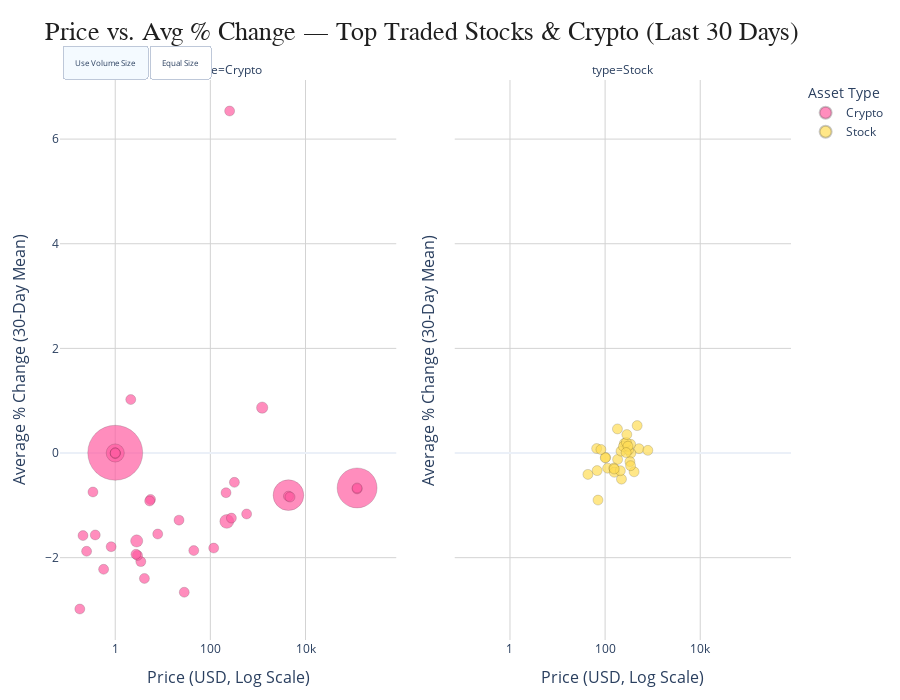

Notebook source saved alongside this figure:
### Code cell
# Enhanced Interactive Bubble Plot
fig = px.scatter(
    agg,
    x="price_usd",
    y="chg_pct",
    size="volume",
    color="type",
    color_discrete_map={
        "Crypto": "#FF5DA2",   
        "Stock":  "#FFDD57"    
    },
    hover_name="name",
    hover_data={
        "symbol": True,
        "price_usd": ":,.2f",
        "chg_pct": ":.2f",
        "volume": ":,.0f",
        "type": False
    },
    facet_col="type",
    facet_col_spacing=0.08,
    title="Price vs. Avg % Change — Top Traded Stocks & Crypto (Last 30 Days)"
)

# --- Improved marker style ---
fig.update_traces(
    marker=dict(
        sizemode="area",
        sizeref=sizeref,
        sizemin=5,
        opacity=0.7,
        line=dict(width=0.7, color="rgba(0,0,0,0.3)")
    ),
    selector=dict(mode="markers")
)

# --- Layout styling ---
fig.update_layout(
    template="plotly_white",
    height=700,
    margin=dict(l=60, r=40, t=80, b=60),
    legend_title_text="Asset Type",
    title=dict(font=dict(size=26, family="Arial", color="#1f1f1f"))
)

# --- Axis styling ---
fig.update_xaxes(
    title="Price (USD, Log Scale)",
    type="log",
    tickfont=dict(size=12),
    titlefont=dict(size=16),
    gridcolor="lightgray"
)

fig.update_yaxes(
    title="Average % Change (30-Day Mean)",
    tickfont=dict(size=12),
    titlefont=dict(size=16),
    gridcolor="lightgray"
)

# INTERACTIVE ELEMENT 2: Marker Size Toggle (Volume vs Equal Size)
fig.update_layout(
    updatemenus=list(fig.layout.updatemenus) + [
        dict(
            type="buttons",
            direction="right",
            x=0,
            y=1,
            xanchor="left",
            yanchor="bottom",
            pad=dict(l=2, r=2, t=2, b=2),  # smaller padding
            font=dict(size=8),           # smaller text
            showactive=True,
            buttons=[
                dict(
                    label="Use Volume Size",
                    method="restyle",
                    args=[{"marker.size": [agg["volume"].values.tolist()] * len(fig.data)}]
                ),
                dict(
                    label="Equal Size",
                    method="restyle",
                    args=[{"marker.size": [[12] * len(agg)] * len(fig.data)}]
                ),
            ]
        )
    ]
)
# INTERACTIVE ELEMENT 3: Hovertemplate Upgrade
fig.update_traces(
    hovertemplate="<b>%{hovertext}</b><br>" +
                  "Symbol: %{customdata[0]}<br>" +
                  "Price: $%{customdata[1]:,.2f}<br>" +
                  "Avg Change: %{customdata[2]:.2f}%<br>" +
                  "Volume: %{customdata[3]:,.0f}<extra></extra>"
)

fig.show()

fig.write_html(
    "price_v_avg_change.html",
    include_plotlyjs="cdn",
    full_html=True
)

### Figure 1 — Plotly figure (JSON) as saved in the notebook; plotly's stock layout.template omitted (floating-point values rounded to 4 significant figures; data arrays with more than 128 entries replaced by an {"elided": "..."} marker saying what was removed)
{"data": [{"customdata": [["usdt", 92841538536916, "Crypto"], ["btc", 49026894326736, "Crypto"], ["eth", 28993418238052, "Crypto"], ["usdc", 10097015509043, "Crypto"], ["sol", 5901111662240, "Crypto"], ["xrp", 4535379270875, "Crypto"], ["bnb", 3915341382830, "Crypto"], ["doge", 2553523756990, "Crypto"], ["bsc-usd", 2503399440670, "Crypto"], ["ada", 1171750130472, "Crypto"], ["sui", 1045506188550, "Crypto"], ["link", 849074775564, "Crypto"], ["ltc", 764307709086, "Crypto"], ["avax", 687330299797, "Crypto"], ["usde", 537161797102, "Crypto"], ["trx", 514389205126, "Crypto"], ["cbbtc", 413432943714, "Crypto"], ["hype", 413294599209, "Crypto"], ["pepe", 412204537970, "Crypto"], ["usdt0", 379337143828, "Crypto"], ["zec", 347311316794, "Crypto"], ["mnt", 334710481481, "Crypto"], ["aave", 312511059274, "Crypto"], ["weth", 291598843844, "Crypto"], ["bgb", 289082678634, "Crypto"], ["wbtc", 284786090957, "Crypto"], ["dot", 272728547897, "Crypto"], ["uni", 260405640684, "Crypto"], ["near", 227241458086, "Crypto"], ["apt", 222059465979, "Crypto"], ["xlm", 219722932332, "Crypto"], ["ena", 212226436676, "Crypto"], ["hbar", 211961308577, "Crypto"], ["wlfi", 208755655027, "Crypto"], ["bch", 203941828531, "Crypto"], ["shib", 173902841151, "Crypto"], ["okb", 156547860161, "Crypto"], ["ton", 145976880087, "Crypto"], ["xmr", 128198517262, "Crypto"], ["wbeth", 110933313270, "Crypto"]], "hovertemplate": "<b>%{hovertext}</b><br>Symbol: %{customdata[0]}<br>Price: $%{customdata[1]:,.2f}<br>Avg Change: %{customdata[2]:.2f}%<br>Volume: %{customdata[3]:,.0f}<extra></extra>", "hovertext": ["Tether", "Bitcoin", "Ethereum", "USDC", "Solana", "XRP", "BNB", "Dogecoin", "Binance Bridged USDT (BNB Smart Chain)", "Cardano", "Sui", "Chainlink", "Litecoin", "Avalanche", "Ethena USDe", "TRON", "Coinbase Wrapped BTC", "Hyperliquid", "Pepe", "USDT0", "Zcash", "Mantle", "Aave", "WETH", "Bitget Token", "Wrapped Bitcoin", "Polkadot", "Uniswap", "NEAR Protocol", "Aptos", "Stellar", "Ethena", "Hedera", "World Liberty Financial", "Bitcoin Cash", "Shiba Inu", "OKB", "Toncoin", "Monero", "Wrapped Beacon ETH"], "legendgroup": "Crypto", "marker": {"color": "#FF5DA2", "line": {"color": "rgba(0,0,0,0.3)", "width": 0.7}, "opacity": 0.7, "size": [92841538536916, 49026894326736, 28993418238052, 10097015509043, 5901111662240, 4535379270875, 3915341382830, 2553523756990, 2503399440670, 1171750130472, 1045506188550, 849074775564, 764307709086, 687330299797, 537161797102, 514389205126, 413432943714, 413294599209, 412204537970, 379337143828, 347311316794, 334710481481, 312511059274, 291598843844, 289082678634, 284786090957, 272728547897, 260405640684, 227241458086, 222059465979, 219722932332, 212226436676, 211961308577, 208755655027, 203941828531, 173902841151, 156547860161, 145976880087, 128198517262, 110933313270], "sizemin": 5, "sizemode": "area", "sizeref": 61380000000.0, "symbol": "circle"}, "mode": "markers", "name": "Crypto", "orientation": "v", "showlegend": true, "type": "scatter", "x": [1, 121580, 4377.0, 1, 221.2, 2.825, 1228.0, 0.25, 1, 0.82, 3.45, 21.9, 117.6, 28.26, 1, 0.34, 121622, 44.77, 0, 1, 253.9, 2.12, 276.7, 4378.0, 5.52, 121600.0, 4.11, 7.82, 2.94, 5.29, 0.38, 0.57, 0.21, 0.18, 578.5, 0, 213.3, 2.73, 320.1, 4724.0], "xaxis": "x", "y": [0.004748, -0.6673, -0.8049, 0.0008893, -1.307, -1.68, 0.8676, -1.878, 0.003121, -1.791, -2.075, -1.283, -1.817, -2.661, -0.01159, -0.7448, -0.6853, -1.864, -1.656, 0.002299, 6.537, 1.022, -1.244, -0.8248, -0.887, -0.6678, -2.397, -1.548, -1.957, -0.9163, -1.566, -2.223, -1.578, -2.981, -1.165, -1.413, -0.7586, -1.935, -0.5601, -0.8401], "yaxis": "y"}, {"customdata": [["NVDA", 234560610000, "Stock"], ["AAPL", 76464320000, "Stock"], ["AMZN", 65416800000, "Stock"], ["Verizon", 30668490000, "Stock"], ["MSFT", 26645633640, "Stock"], ["Cisco", 25473360000, "Stock"], ["NKE", 24053622130, "Stock"], ["Coca-Cola", 20767140000, "Stock"], ["WMT", 20371004760, "Stock"], ["C", 17621512090, "Stock"], ["Merck&amp;Co", 17134196430, "Stock"], ["UnitedHealth", 12937441510, "Stock"], ["J&amp;J", 12348884610, "Stock"], ["Boeing", 12029704090, "Stock"], ["Walt Disney", 11826547280, "Stock"], ["JPMorgan", 11639169850, "Stock"], ["Salesforce Inc", 10533749080, "Stock"], ["P&amp;G", 9484523970, "Stock"], ["CVX", 9295844780, "Stock"], ["Visa A", 8561601050, "Stock"], ["IBM", 7222379880, "Stock"], ["Honeywell", 6139415020, "Stock"], ["Home Depot", 4266546150, "Stock"], ["McDonald’s", 4062354490, "Stock"], ["CAT", 4031068770, "Stock"], ["AMGN", 3751375230, "Stock"], ["American Express", 3689620350, "Stock"], ["3M", 3668208520, "Stock"], ["Goldman Sachs", 2381473490, "Stock"], ["Sherwin-Williams", 2107536120, "Stock"], ["Travelers", 1356758450, "Stock"]], "hovertemplate": "<b>%{hovertext}</b><br>Symbol: %{customdata[0]}<br>Price: $%{customdata[1]:,.2f}<br>Avg Change: %{customdata[2]:.2f}%<br>Volume: %{customdata[3]:,.0f}<extra></extra>", "hovertext": ["NVIDIA", "Apple", "Amazon.com", "Verizon", "Microsoft", "Cisco", "Nike", "Coca-Cola", "Walmart", "Citigroup", "Merck&amp;Co", "UnitedHealth", "J&amp;J", "Boeing", "Walt Disney", "JPMorgan", "Salesforce Inc", "P&amp;G", "Chevron", "Visa A", "IBM", "Honeywell", "Home Depot", "McDonald’s", "Caterpillar", "Amgen", "American Express", "3M", "Goldman Sachs", "Sherwin-Williams", "Travelers"], "legendgroup": "Stock", "marker": {"color": "#FFDD57", "line": {"color": "rgba(0,0,0,0.3)", "width": 0.7}, "opacity": 0.7, "size": [234560610000, 76464320000, 65416800000, 30668490000, 26645633640, 25473360000, 24053622130, 20767140000, 20371004760, 17621512090, 17134196430, 12937441510, 12348884610, 12029704090, 11826547280, 11639169850, 10533749080, 9484523970, 9295844780, 8561601050, 7222379880, 6139415020, 4266546150, 4062354490, 4031068770, 3751375230, 3689620350, 3668208520, 2381473490, 2107536120, 1356758450], "sizemin": 5, "sizemode": "area", "sizeref": 61380000000.0, "symbol": "circle"}, "mode": "markers", "name": "Stock", "orientation": "v", "showlegend": true, "type": "scatter", "x": [183.2, 254.4, 220.8, 43.48, 514.5, 67.92, 70.89, 66.43, 102.7, 100.6, 81.7, 347.9, 181.6, 215.8, 113.0, 310.7, 242.5, 152.5, 156.1, 343.3, 279.8, 209.1, 406.8, 302.1, 472.1, 286, 332.0, 155.3, 792.4, 343.0, 277], "xaxis": "x2", "y": [-0.1225, 0.1857, -0.4991, -0.4086, 0.08337, -0.336, -0.8994, 0.08557, -0.08623, -0.09198, 0.06691, -0.003369, 0.4607, 0.03565, -0.2897, 0.05839, 0.1266, -0.287, -0.3675, 0.1677, 0.2011, -0.3383, -0.3592, 0.1303, 0.524, 0.3529, -0.1644, -0.3055, 0.05112, -0.2422, 0.008003], "yaxis": "y2"}], "layout": {"annotations": [{"font": {}, "showarrow": false, "text": "type=Crypto", "x": 0.23, "xanchor": "center", "xref": "paper", "y": 1, "yanchor": "bottom", "yref": "paper"}, {"font": {}, "showarrow": false, "text": "type=Stock", "x": 0.77, "xanchor": "center", "xref": "paper", "y": 1, "yanchor": "bottom", "yref": "paper"}], "height": 700, "legend": {"itemsizing": "constant", "title": {"text": "Asset Type"}, "tracegroupgap": 0}, "margin": {"b": 60, "l": 60, "r": 40, "t": 80}, "title": {"font": {"color": "#1f1f1f", "family": "Arial", "size": 26}, "text": "Price vs. Avg % Change — Top Traded Stocks & Crypto (Last 30 Days)"}, "updatemenus": [{"buttons": [{"args": [{"marker.size": {"elided": "2x71 int values"}}], "label": "Use Volume Size", "method": "restyle"}, {"args": [{"marker.size": {"elided": "2x71 int values"}}], "label": "Equal Size", "method": "restyle"}], "direction": "right", "font": {"size": 8}, "pad": {"b": 2, "l": 2, "r": 2, "t": 2}, "showactive": true, "type": "buttons", "x": 0, "xanchor": "left", "y": 1, "yanchor": "bottom"}], "xaxis": {"anchor": "y", "domain": [0, 0.46], "gridcolor": "lightgray", "tickfont": {"size": 12}, "title": {"font": {"size": 16}, "text": "Price (USD, Log Scale)"}, "type": "log"}, "xaxis2": {"anchor": "y2", "domain": [0.54, 1], "gridcolor": "lightgray", "matches": "x", "tickfont": {"size": 12}, "title": {"font": {"size": 16}, "text": "Price (USD, Log Scale)"}, "type": "log"}, "yaxis": {"anchor": "x", "domain": [0, 1], "gridcolor": "lightgray", "tickfont": {"size": 12}, "title": {"font": {"size": 16}, "text": "Average % Change (30-Day Mean)"}}, "yaxis2": {"anchor": "x2", "domain": [0, 1], "gridcolor": "lightgray", "matches": "y", "showticklabels": false, "tickfont": {"size": 12}, "title": {"font": {"size": 16}, "text": "Average % Change (30-Day Mean)"}}}}
